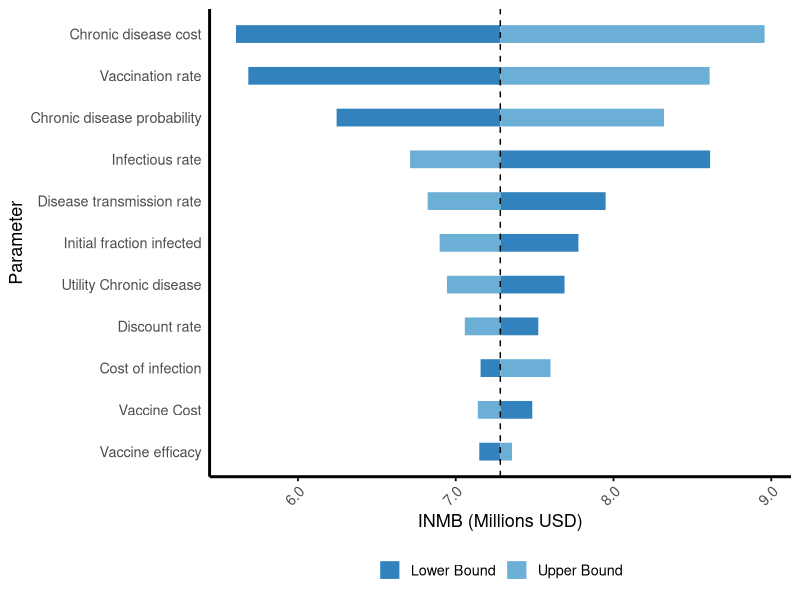

This figure's R source:
library(ggplot2)
library(dplyr)
library(tidyr)


INMB_data <- data.frame(
  Parameter = c(
    "Vaccine Cost", "Utility Chronic disease", "Chronic disease probability",
    "Chronic disease cost", "Vaccine efficacy", "Disease transmission rate",
    "Vaccination rate", "Infectious rate", "Discount rate", "Initial fraction infected", "Cost of infection"
  ),
  LB = c(
    7485090.54, 7689604.79, 6244899.91, 5607150.37, 7149146.36,
    7949792.12, 5685101.40, 8612160.22, 7523126.44, 7777544.95,
    7157323.66
  ),
  UB = c(
    7139951.79, 6944154.13, 8319795.07, 8957544.60, 7356436.26,
    6821642.22, 8609363.08, 6710511.94, 7057434.87, 6897870.98,
    7600662.02
  ),
  Base = rep(7282347.49, 11)
)

INMB_data <- INMB_data %>%
  mutate(Range = abs(UB - LB))

sorted_order <- INMB_data %>%
  arrange(desc(Range)) %>%
  pull(Parameter)

plot_data <- INMB_data %>%
  pivot_longer(cols = c("LB", "UB"),
               names_to = "Bound",
               values_to = "Value") %>%
  mutate(
    xmin = pmin(Value, Base),
    xmax = pmax(Value, Base),
    Bound = ifelse(Bound == "LB", "Lower Bound", "Upper Bound"),
    Parameter = factor(Parameter, levels = rev(sorted_order))  # this is key!
  )


#----
#fixed
ggplot(plot_data) +
  geom_segment(aes(x = xmin, xend = xmax, y = Parameter, yend = Parameter, color = Bound),
               size = 6) +
  geom_vline(xintercept = INMB_data$Base[1], linetype = "dashed", color = "black") +
  scale_color_manual(values = c("Lower Bound" = "#3182bd", "Upper Bound" = "#6baed6")) +
  scale_x_continuous(
    breaks = seq(6e6, 10e6, by = 1e6),
    labels = function(x) sprintf("%.1f", x / 1e6)
  ) +
  labs(
    x = "INMB (Millions USD)",
    y = "Parameter"
  ) +
  theme_minimal(base_size = 13) +
  theme(
    panel.grid.major = element_blank(),
    panel.grid.minor = element_blank(),
    axis.line.x = element_line(color = "black", size = 1),
    axis.line.y = element_line(color = "black", size = 1),
    axis.ticks.x = element_line(color = "black"),
    plot.title = element_text(hjust = 0.5, face = "bold"),
    axis.text.x = element_text(angle = 45, hjust = 1),
    legend.title = element_blank(),
    legend.position = "bottom"
  )
